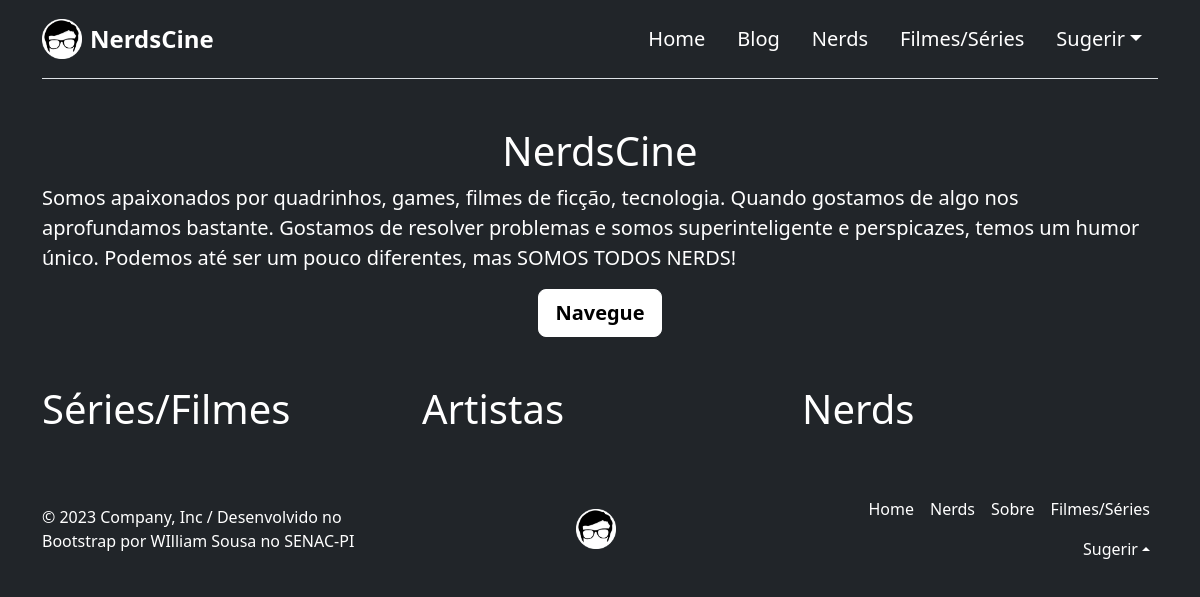
The app's page /, older data.
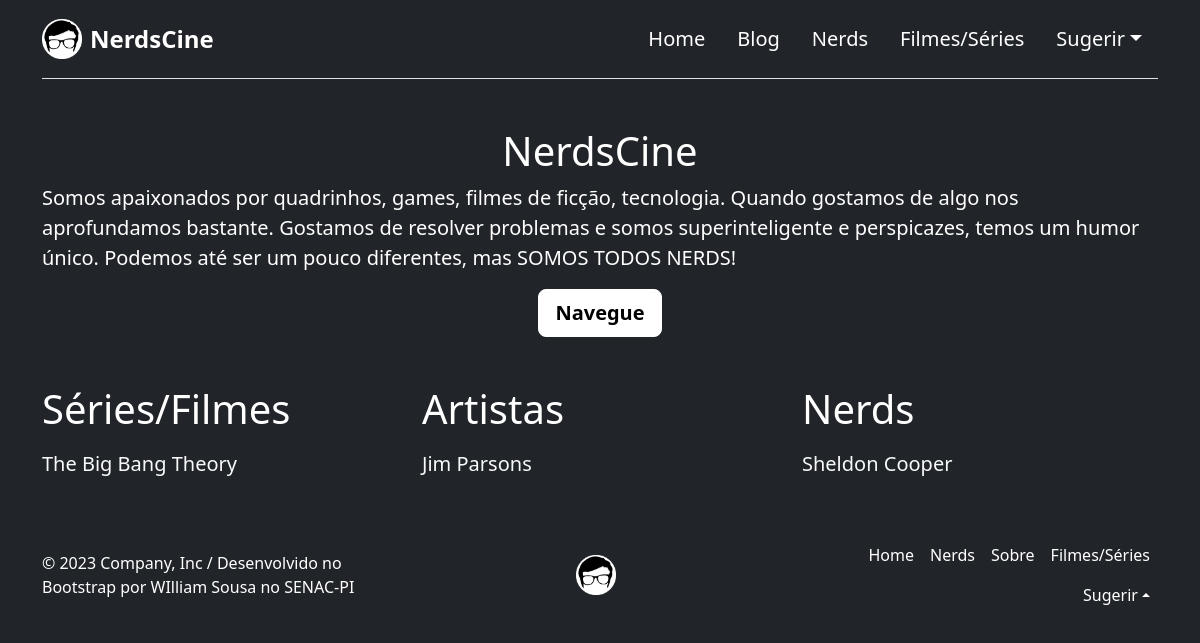
The same page, newer data.
### personas/models.py (models this page shows, shortened)
class Midia(models.Model):
    GENERO = [
        ("Comédia", "Comédia"),
        ("Ficção", "Ficção"),
        ("Suspense", "Suspense"),
        ("Aventura", "Aventura"),
        ("Romance", "Romance"),
        ("Animação", "Animação"),
        ("Drama", "Drama"),
        ("Policial", "Policial"),
    ]
    FORMATO = [
        ("Filme", "Filme"),
        ("Série", "Série"),
    ]
    titulo = models.CharField("Título", max_length=100)
    diretor = models.CharField("Diretor", max_length=100)
    sinopse = models.TextField("Sinopse")
    ano = models.PositiveIntegerField("Ano")
    foto = models.ImageField("Foto", upload_to="poster")
    genero = models.CharField("Gênero", max_length=255, choices=GENERO)
    estudios = models.CharField("Estúdio de Produção", max_length=100)
    tipo = models.CharField("Formato", max_length=255, choices=FORMATO)
    volumes = models.PositiveIntegerField("Quantidade de Filmes", blank=True, null=True)
    temporada = models.PositiveIntegerField("Temporadas", blank=True, null=True)
    episodios = models.PositiveIntegerField("Número de Episódios", blank=True, null=True)
    class Meta:
        verbose_name = "Mídia"
        verbose_name_plural = "Mídias"
        ordering = ['titulo']

class Artista(models.Model):
    SEXO = [
        ("Masculino", "Masculino"),
        ("Feminino", "Feminino"),
        ("Outro", "Outro")
    ]
    nome = models.CharField("Nome do Artista", max_length=100)
    data_nasc = models.DateField("Data de Nascimento")
    def calculo_de_idade(self):
        hoje = date.today()
        diferenca = hoje - self.data_nasc
        return round(diferenca.days // 365.25)
    idade = property(calculo_de_idade)
    sexo = models.CharField("Sexo", max_length=100, choices=SEXO)
    foto = models.ImageField("Foto", upload_to='artistas')
    bio = models.TextField("Biografia")
    indicacoes_oscar = models.IntegerField("Indicações ao OSCAR", default=0)
    premios_oscar = models.IntegerField("Premiações do OSCAR", default=0)
    class Meta:
        verbose_name = "Artista"
        verbose_name_plural = "Artistas"
        ordering = ['nome']

class Nerd(models.Model):
    nome = models.CharField(max_length=100, default='Nome do Personagem')
    midia = models.ForeignKey(Midia, verbose_name="Mídia", on_delete=models.CASCADE)
    profissao = models.CharField(max_length=100, default='Profissão do Personagem')
    sobre = models.TextField(max_length=900, default='Sobre o personagem')
    foto = models.ImageField(upload_to='avatar', default='default_capa.jpg')
    interprete = models.ManyToManyField(Artista, verbose_name="Interpretes")
    class Meta:
        verbose_name = "Nerd"
        verbose_name_plural = "Nerds"
        ordering = ['nome']

### personas/views.py (the view)
# urls.py: 2. Add a URL to urlpatterns:  path('', Home.as_view(), name='home')
class Home(TemplateView):
    template_name = "home.html"
    def get_context_data(self, **kwargs):
        context = super().get_context_data(**kwargs)
        context['midias'] = Midia.objects.all()[:5]
        context['artistas'] = Artista.objects.all()[:5]
        context['nerds'] = Nerd.objects.all()[:5]
        return context

### templates/home.html (shortened to what this page needs)
{% extends "base.html" %}
{% load static %}
{% load bootstrap5 %}
{% block content %}
<div class="container mt-5 mb-5">
    <main class="">
        <h1 class="text-center">NerdsCine</h1>
        <p class="lead align-items-center">Somos apaixonados por quadrinhos, games, filmes de ficção, tecnologia. Quando
            gostamos de algo nos aprofundamos bastante. Gostamos de resolver problemas e somos superinteligente e
            perspicazes, temos um humor único. Podemos até ser um pouco diferentes, mas SOMOS TODOS NERDS!</p>
        <p class="lead text-center">
            <a href="#" class="btn btn-lg btn-light fw-bold border-white bg-white">Navegue</a>
        </p>
    </main>
</div>
<div class="container mt-3">
    <div class="row">
        <div class="col">
            <h1 class="mb-3">Séries/Filmes</h1>
            {% for midia in midias %}
            <p class="lead "><a
                    class=" link-light link-offset-2 link-offset-3-hover link-underline link-underline-opacity-0 link-underline-opacity-75-hover"
                    href="{% url 'detalhar-midia' midia.id %}">{{ midia.titulo }}</a></p>
            {% endfor %}
        </div>
        <div class="col">
            <h1 class="mb-3">Artistas</h1>
            {% for artista in artistas %}
            <p class="lead "><a
                    class=" link-light link-offset-2 link-offset-3-hover link-underline link-underline-opacity-0 link-underline-opacity-75-hover"
                    href="{% url 'detalhar-artista' artista.id %}">{{ artista.nome }}</a></p>
            {% endfor %}
        </div>
        <div class="col">
            <h1 class="mb-3">Nerds</h1>
            {% for nerd in nerds %}
            <p class="lead "><a
                    class=" link-light link-offset-2 link-offset-3-hover link-underline link-underline-opacity-0 link-underline-opacity-75-hover"
                    href="{% url 'detalhar-nerd' nerd.id %}">{{ nerd.nome }}</a></p>
            {% endfor %}
        </div>
    </div>
</div>
{% endblock %}

Row changes from the older to the newer data that the page shows:
added Midia: titulo "The Big Bang Theory"
added Artista: nome "Jim Parsons"
added Nerd: nome "Sheldon Cooper"
